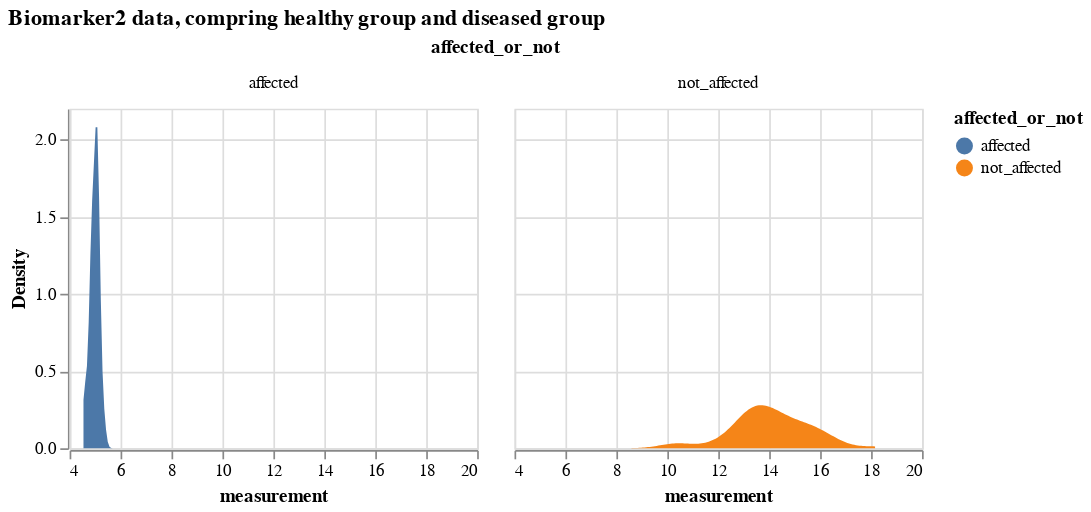

The code cell stored with this chart in its notebook:
### Markdown cell above
### Comparing a certain biomarker data

### Code cell
# select only biomarker 2 
bio_2_data = df_expanded[df_expanded.Biomarker=='Biomarker 2'].drop(['k_j', 'S_n', 'Biomarker'], axis = 1)
# biomarker2 data, comparing from diseased and healthy groups
alt.Chart(bio_2_data).transform_density(
    'measurement',
    as_=['measurement', 'Density'],
    groupby=['affected_or_not']
).mark_area().encode(
    x="measurement:Q",
    y="Density:Q",
    facet = alt.Facet(
        "affected_or_not:N",
    ),
    color=alt.Color(
        'affected_or_not:N'
    )
).properties(
    width= 240,
    height = 200,
).properties(
    title='Biomarker2 data, compring healthy group and diseased group'
)

### Figure 1 — Vega-Lite specification as saved in the notebook (floating-point values rounded to 4 significant figures)
{"config": {"view": {"continuousWidth": 300, "continuousHeight": 300}}, "data": {"name": "data-fc328232d4a55c0165ed9b4a70bfdc48"}, "mark": {"type": "area"}, "encoding": {"color": {"field": "affected_or_not", "type": "nominal"}, "facet": {"field": "affected_or_not", "type": "nominal"}, "x": {"field": "measurement", "type": "quantitative"}, "y": {"field": "Density", "type": "quantitative"}}, "height": 200, "title": "Biomarker2 data, compring healthy group and diseased group", "transform": [{"density": "measurement", "groupby": ["affected_or_not"], "as": ["measurement", "Density"]}], "width": 240, "$schema": "https://vega.github.io/schema/vega-lite/v5.16.3.json", "datasets": {"data-fc328232d4a55c0165ed9b4a70bfdc48": [{"participant": 0, "measurement": 13.46, "affected_or_not": "not_affected"}, {"participant": 1, "measurement": 15.66, "affected_or_not": "not_affected"}, {"participant": 2, "measurement": 5.096, "affected_or_not": "affected"}, {"participant": 3, "measurement": 15.01, "affected_or_not": "not_affected"}, {"participant": 4, "measurement": 12.55, "affected_or_not": "not_affected"}, {"participant": 5, "measurement": 14.54, "affected_or_not": "not_affected"}, {"participant": 6, "measurement": 12.67, "affected_or_not": "not_affected"}, {"participant": 7, "measurement": 14.86, "affected_or_not": "not_affected"}, {"participant": 8, "measurement": 13.35, "affected_or_not": "not_affected"}, {"participant": 9, "measurement": 4.904, "affected_or_not": "affected"}, {"participant": 10, "measurement": 5.069, "affected_or_not": "affected"}, {"participant": 11, "measurement": 13.2, "affected_or_not": "not_affected"}, {"participant": 12, "measurement": 5.066, "affected_or_not": "affected"}, {"participant": 13, "measurement": 13.84, "affected_or_not": "not_affected"}, {"participant": 14, "measurement": 14.5, "affected_or_not": "not_affected"}, {"participant": 15, "measurement": 5.133, "affected_or_not": "affected"}, {"participant": 16, "measurement": 14.19, "affected_or_not": "not_affected"}, {"participant": 17, "measurement": 4.955, "affected_or_not": "affected"}, {"participant": 18, "measurement": 4.544, "affected_or_not": "affected"}, {"participant": 19, "measurement": 4.947, "affected_or_not": "affected"}, {"participant": 20, "measurement": 14.45, "affected_or_not": "not_affected"}, {"participant": 21, "measurement": 4.836, "affected_or_not": "affected"}, {"participant": 22, "measurement": 15.92, "affected_or_not": "not_affected"}, {"participant": 23, "measurement": 5.075, "affected_or_not": "affected"}, {"participant": 24, "measurement": 4.843, "affected_or_not": "affected"}, {"participant": 25, "measurement": 5.004, "affected_or_not": "affected"}, {"participant": 26, "measurement": 16.15, "affected_or_not": "not_affected"}, {"participant": 27, "measurement": 13.8, "affected_or_not": "not_affected"}, {"participant": 28, "measurement": 14.83, "affected_or_not": "not_affected"}, {"participant": 29, "measurement": 4.998, "affected_or_not": "affected"}, {"participant": 30, "measurement": 5.171, "affected_or_not": "affected"}, {"participant": 31, "measurement": 15.41, "affected_or_not": "not_affected"}, {"participant": 32, "measurement": 5.084, "affected_or_not": "affected"}, {"participant": 33, "measurement": 5.128, "affected_or_not": "affected"}, {"participant": 34, "measurement": 4.595, "affected_or_not": "affected"}, {"participant": 35, "measurement": 12.77, "affected_or_not": "not_affected"}, {"participant": 36, "measurement": 4.907, "affected_or_not": "affected"}, {"participant": 37, "measurement": 14.46, "affected_or_not": "not_affected"}, {"participant": 38, "measurement": 13.18, "affected_or_not": "not_affected"}, {"participant": 39, "measurement": 5.081, "affected_or_not": "affected"}, {"participant": 40, "measurement": 14.12, "affected_or_not": "not_affected"}, {"participant": 41, "measurement": 4.831, "affected_or_not": "affected"}, {"participant": 42, "measurement": 5.228, "affected_or_not": "affected"}, {"participant": 43, "measurement": 18.16, "affected_or_not": "not_affected"}, {"participant": 44, "measurement": 15.49, "affected_or_not": "not_affected"}, {"participant": 45, "measurement": 4.837, "affected_or_not": "affected"}, {"participant": 46, "measurement": 10.5, "affected_or_not": "not_affected"}, {"participant": 47, "measurement": 15.69, "affected_or_not": "not_affected"}, {"participant": 48, "measurement": 13.9, "affected_or_not": "not_affected"}, {"participant": 49, "measurement": 16.23, "affected_or_not": "not_affected"}, {"participant": 50, "measurement": 4.88, "affected_or_not": "affected"}, {"participant": 51, "measurement": 5.027, "affected_or_not": "affected"}, {"participant": 52, "measurement": 4.829, "affected_or_not": "affected"}, {"participant": 53, "measurement": 14.19, "affected_or_not": "not_affected"}, {"participant": 54, "measurement": 15.46, "affected_or_not": "not_affected"}, {"participant": 55, "measurement": 5.141, "affected_or_not": "affected"}, {"participant": 56, "measurement": 4.825, "affected_or_not": "affected"}, {"participant": 57, "measurement": 13.94, "affected_or_not": "not_affected"}, {"participant": 58, "measurement": 5.101, "affected_or_not": "affected"}, {"participant": 59, "measurement": 13.26, "affected_or_not": "not_affected"}, {"participant": 60, "measurement": 15.93, "affected_or_not": "not_affected"}, {"participant": 61, "measurement": 13.67, "affected_or_not": "not_affected"}, {"participant": 62, "measurement": 4.976, "affected_or_not": "affected"}, {"participant": 63, "measurement": 15.02, "affected_or_not": "not_affected"}, {"participant": 64, "measurement": 5.035, "affected_or_not": "affected"}, {"participant": 65, "measurement": 5.072, "affected_or_not": "affected"}, {"participant": 66, "measurement": 10.08, "affected_or_not": "not_affected"}, {"participant": 67, "measurement": 13.18, "affected_or_not": "not_affected"}, {"participant": 68, "measurement": 4.644, "affected_or_not": "affected"}, {"participant": 69, "measurement": 5.14, "affected_or_not": "affected"}, {"participant": 70, "measurement": 5.114, "affected_or_not": "affected"}, {"participant": 71, "measurement": 10.53, "affected_or_not": "not_affected"}, {"participant": 72, "measurement": 15.51, "affected_or_not": "not_affected"}, {"participant": 73, "measurement": 5.362, "affected_or_not": "affected"}, {"participant": 74, "measurement": 4.646, "affected_or_not": "affected"}, {"participant": 75, "measurement": 13.21, "affected_or_not": "not_affected"}, {"participant": 76, "measurement": 16.45, "affected_or_not": "not_affected"}, {"participant": 77, "measurement": 14.18, "affected_or_not": "not_affected"}, {"participant": 78, "measurement": 4.961, "affected_or_not": "affected"}, {"participant": 79, "measurement": 4.846, "affected_or_not": "affected"}, {"participant": 80, "measurement": 13.19, "affected_or_not": "not_affected"}, {"participant": 81, "measurement": 4.801, "affected_or_not": "affected"}, {"participant": 82, "measurement": 5.131, "affected_or_not": "affected"}, {"participant": 83, "measurement": 13.96, "affected_or_not": "not_affected"}, {"participant": 84, "measurement": 16.68, "affected_or_not": "not_affected"}, {"participant": 85, "measurement": 12.83, "affected_or_not": "not_affected"}, {"participant": 86, "measurement": 13.2, "affected_or_not": "not_affected"}, {"participant": 87, "measurement": 11.84, "affected_or_not": "not_affected"}, {"participant": 88, "measurement": 5.006, "affected_or_not": "affected"}, {"participant": 89, "measurement": 12.02, "affected_or_not": "not_affected"}, {"participant": 90, "measurement": 13.54, "affected_or_not": "not_affected"}, {"participant": 91, "measurement": 13.25, "affected_or_not": "not_affected"}, {"participant": 92, "measurement": 14.64, "affected_or_not": "not_affected"}, {"participant": 93, "measurement": 13.35, "affected_or_not": "not_affected"}, {"participant": 94, "measurement": 5.28, "affected_or_not": "affected"}, {"participant": 95, "measurement": 12.66, "affected_or_not": "not_affected"}, {"participant": 96, "measurement": 13.54, "affected_or_not": "not_affected"}, {"participant": 97, "measurement": 13.98, "affected_or_not": "not_affected"}, {"participant": 98, "measurement": 13.67, "affected_or_not": "not_affected"}, {"participant": 99, "measurement": 15.0, "affected_or_not": "not_affected"}]}}
